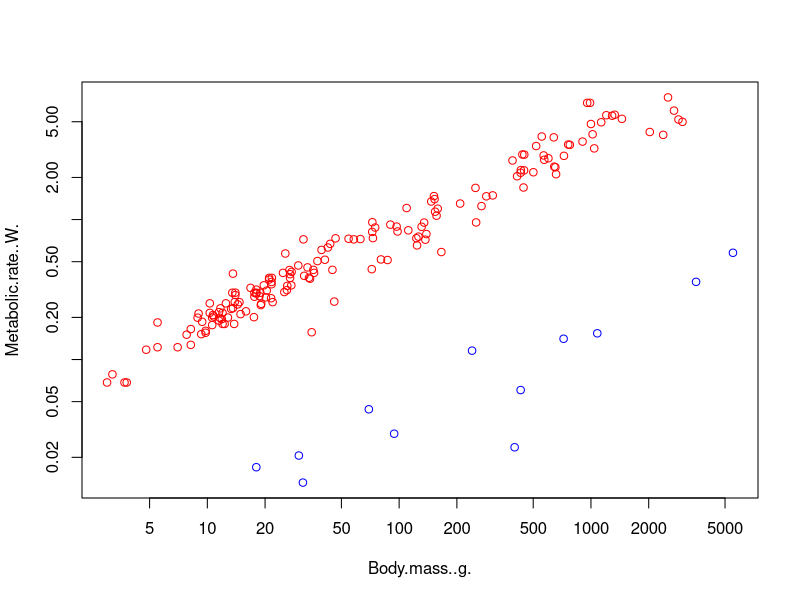
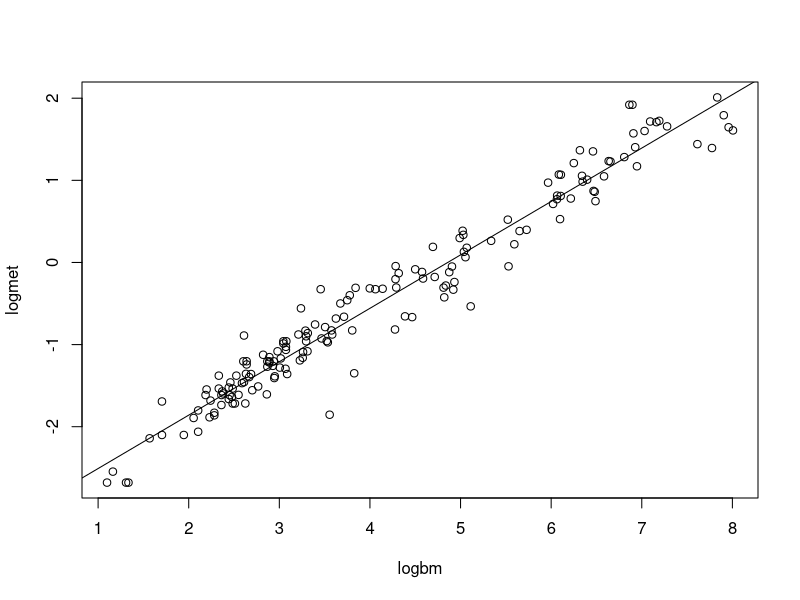
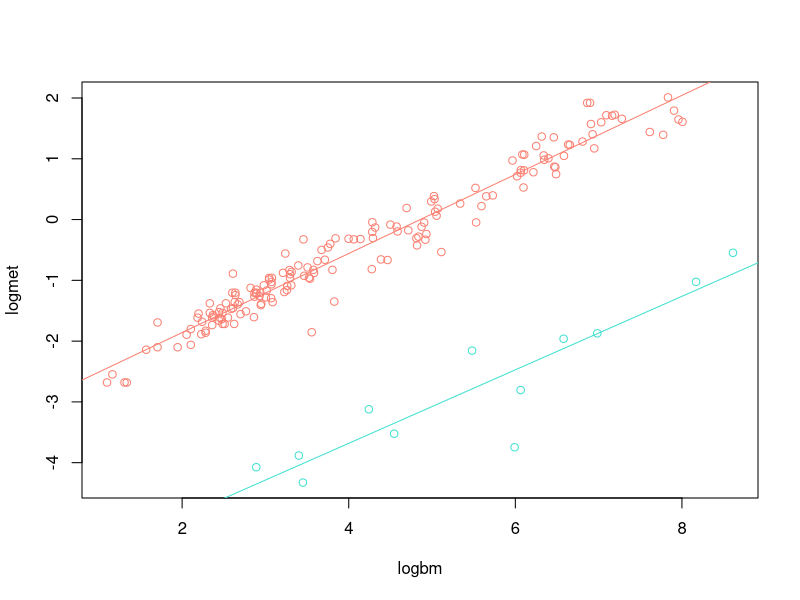
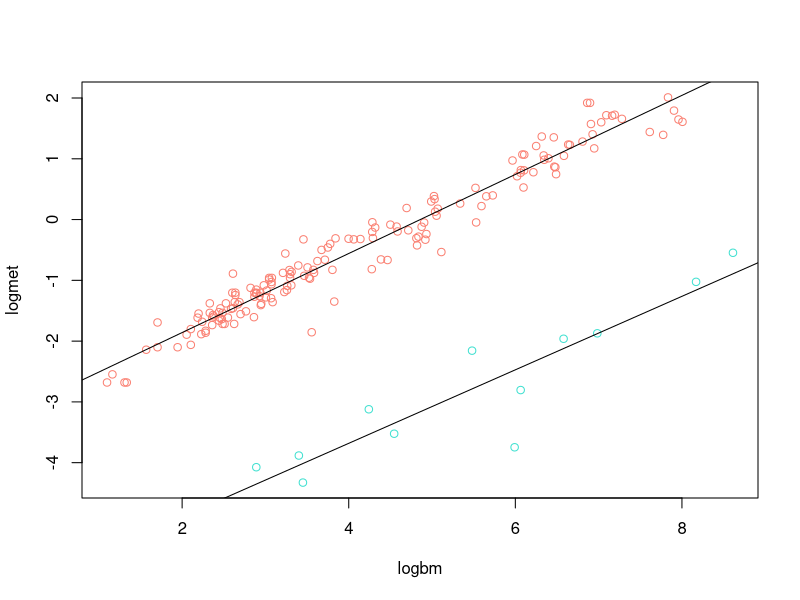
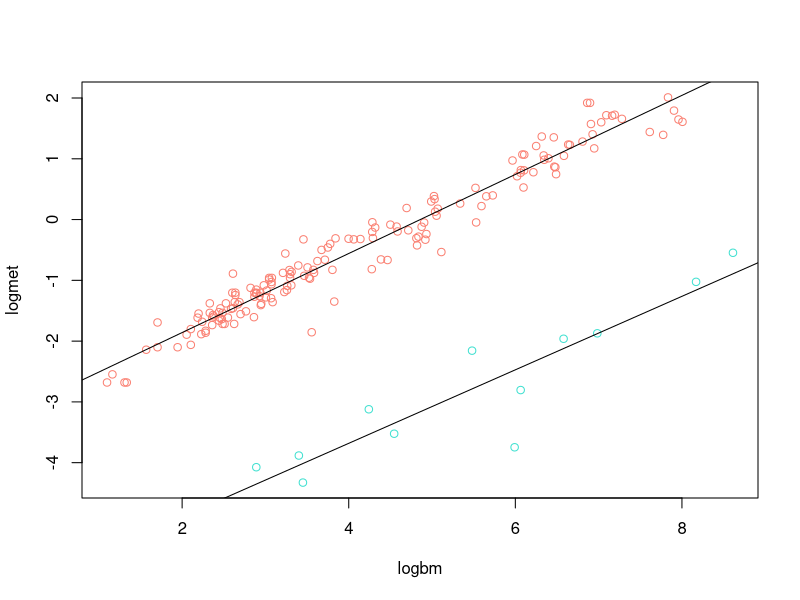

Write R code to recreate these figures, in order. (Note: this script raises an error after producing the figures.)
## For me: recall to  (setq ess-eval-visibly-p t)

## This is a reordered version of Metabolic-rate-example.R,
## It is ordered by importance of the ideas introduced
## (but it breaks the natural flow of the original file)

## PURPOSE of this:
## Illustrate split-apply-combine
## Illustrate dealing with errors and incremental building of code
## Illustrate reading of help
## Use different types of plot for same data


## We want to produce plots of the relationship between
## metabolic rate and body mass, adding regression lines,
## when our data contain birds and reptiles.

######
## What is in the workspace? I want it clean
rm(list = ls())

anage <-  read.table("AnAge_birds_reptiles.txt",
                     header = TRUE, na.strings = "NA")

## Simpler to do it now, so it is available later
anage$logmet <- log(anage$Metabolic.rate..W.)
anage$logbm <- log(anage$Body.mass..g)

## Yes, make sure of this
anage$Class <- factor(anage$Class)

plot(Metabolic.rate..W. ~ Body.mass..g.,
     data = anage,
     col = c("red", "blue")[anage$Class],
     log = "xy")



### Filter
## Either will do. Below (search for "Filter, checking") we examine
## in more detail and go over an apparent error when removing NAs
birds <- anage[anage$Class == "Aves", ]

library(dplyr)
birds2 <- dplyr::filter(anage, Class == "Aves")

### split-apply, vapply, stopifnot: ablines and regression

## Let us learn to do these plots manually
## In this case it is not necessary, but what if you were fitting
## a new, bespoke model?

birds <- dplyr::filter(anage, Class == "Aves")

summary(lm(logmet ~ logbm, birds))

plot(logmet ~ logbm, birds)
abline(lm(logmet ~ logbm, birds))

## ok but ... we want both birds and reptiles
## let's plot both. First, we want the regression lines

mbirds <- lm(logmet ~ logbm,
             data = dplyr::filter(anage, Class == "Aves"))

## similar to
mbirds0 <- lm(logmet ~ logbm,
              data = anage,
              subset = (Class == "Aves"))

stopifnot(
  identical(
    coefficients(mbirds0), coefficients(mbirds)))

mrept <- lm(logmet ~ logbm,
            data = dplyr::filter(anage, Class != "Aves"))

## we will want colors
colors() ## yes, we have a few choices . How do I choose?

## Now, plot the points and then add regression lines
plot(logmet ~ logbm, anage,
     col = c("salmon", "turquoise")[Class])

abline(mbirds, col = "salmon")
abline(mrept, col = "turquoise")


## Too much work.
## A nicer, smarter way?

## I can certainly do this. split-apply(-combine)
lapply(split(anage, anage$Class),
       function(dd) lm(logmet ~ logbm, data = dd))


plot(logmet ~ logbm, anage,
     col = c("salmon", "turquoise")[Class])

lapply(split(anage, anage$Class),
       function(dd)
         abline(lm(logmet ~ logbm, data = dd)))
## OK, looks doable. A few minor tweaks and we are done

############### A tangent
## What about sapply?
## Not a natural thing to do here ?
sapply(split(anage, anage$Class),
       function(dd) lm(logmet ~ logbm, data = dd))

sapply(split(anage, anage$Class),
       function(dd) lm(logmet ~ logbm, data = dd),
       simplify = FALSE)
plot(logmet ~ logbm, anage,
     col = c("salmon", "turquoise")[Class])

sapply(split(anage, anage$Class),
       function(dd) abline(lm(logmet ~ logbm, data = dd)))

## And vapply; too much of a mess here
## and not a natural application
vapply(split(anage, anage$Class),
       function(dd) lm(logmet ~ logbm, data = dd),
       FUN.VALUE = lm(logmet ~ logbm, data = anage))

## However, use vapply whenever you can instead of sapply!
## Lets continue on the tangent here. From the help of sapply

i39 <- sapply(3:9, seq) # list of vectors

sapply(i39, summary)

vapply(i39, summary,
       c(Min. = 0, "1st Qu." = 0, Median = 0,
         mean = 0, "3rd Qu." = 0, Max. = 0))

## What if, by accident, we have different kinds of data?
i39b <- i39
i39b[[2]] <- factor(letters[1:5])

## sapply happily (and incorrectly?) does it
sapply(i39b, summary)

vapply(i39b, summary,
       c(Min. = 0, "1st Qu." = 0, Median = 0,
         mean = 0, "3rd Qu." = 0, Max. = 0))

vapply(i39b, summary,
       rep(0, 6))
## Eh! Pay attention to the message!!
## FUN(X[[2]]) result is length 5
## It is telling us X[[2]]


## And replicate?
replicate(1000, mean(rnorm(100)))

####### End tangent


colores <- c("salmon", "turquoise")

## OK, promising?
plot(logmet ~ logbm, anage, col = colores[Class])

## ;-(
lapply(split(anage, anage$Class),
       function(dd)
         abline(lm(logmet ~ logbm, data = dd),
                col = colores[Class]))

## yes (and get rid of the NULLs)

junk <- lapply(
  split(anage, anage$Class),
  function(dd)
    abline(lm(logmet ~ logbm,
              data = dd),
           col = colores[dd$Class]))


## What did we do? If we get side tracked
dddd <- split(anage, anage$Class)

lapply(dddd, function(u) u$Class)



## see help of "by" for another example
## of extracting coefficients by group



## /split-apply, vapply, stopifnot: ablines and regression


### Filter, checking

## We illustrate making sure to operations yield the same result
## and use this example to illustrate mapply, Map, stopifnot,
## and looking at attributes

anage.clean <- anage[
  complete.cases(
    anage[, c("Class",
              "Metabolic.rate..W.",
              "Body.mass..g.")])
, ]
summary(anage.clean)


anage.clean2 <- na.omit(
  anage[, c("Class", "Metabolic.rate..W.", "Body.mass..g.")])
summary(anage.clean2)

nrow(anage.clean)
nrow(anage.clean2)

stopifnot(nrow(anage.clean) == nrow(anage.clean2))

anage3 <- dplyr::filter(anage,
                        !is.na(Metabolic.rate..W.) &
                          !is.na(Body.mass..g.))

anage4 <- dplyr::filter(anage,
                        !(is.na(Metabolic.rate..W.) |
                            is.na(Body.mass..g.)))

summary(anage3)
summary(anage4)
identical(anage3, anage4)

## Quick and dirty version of expect_true, etc
## ALWAYS add testing code as you go along
stopifnot(identical(anage3, anage4))


## Hummm... What gives here?
identical(anage.clean, anage3)


mapply(identical, anage.clean, anage3)
## or
Map(identical, anage.clean, anage3)


all(mapply(identical, anage.clean, anage3))


## what gives?

attributes(anage.clean)
attributes(anage3)

length(attributes(anage.clean))
length(attributes(anage3))


## Possibly misleading. Not anymore
Map(identical, attributes(anage.clean), attributes(anage3))

names(attributes(anage3))
names(attributes(anage.clean))

stopifnot(all(names(attributes(anage.clean)) == names(attributes(anage3))))

for(att in names(attributes(anage3))) {
  cat("\n attribute ", att, "\n")
  print(identical(attributes(anage3)[[att]],
                  attributes(anage.clean)[[att]]))
}


## here:
## let's use lapply, just to practice

lapply(names(attributes(anage3)),
       function(u) {
         cat("\n attribute ", u, ": ",
             identical(attributes(anage3)[[u]],
                       attributes(anage.clean)[[u]]),
             "\n")
       })

## those NULL: they are ugly!!

## sending to null (or whatever)
null <- lapply(names(attributes(anage3)),
               function(u) {
                 cat("\n attribute ", u, ": ",
                     identical(attributes(anage3)[[u]],
                               attributes(anage.clean)[[u]]),
                     "\n")
               })


## Notes:
##  - check Map vs mapply: where?
##  - what we did? why?
##  - arguments to plot?
##  - where is this file?

## /Filter, checking


### A ggplot2 example

library(ggplot2)

p1 <- ggplot(aes(x = Body.mass..g.,
                 y = Metabolic.rate..W.),
             data = anage) + geom_point()


p1

## how can I use log?

p1 + scale_x_log10() + scale_y_log10()

## conditioning (using facet_wrap; there is also facet_grid)
p1 + scale_x_log10() + scale_y_log10() + facet_wrap( ~ Class)

p1 + scale_x_log10() + scale_y_log10() +
  facet_wrap( ~ Class) +
  geom_smooth(method = "lm")

p1 + scale_x_log10() + scale_y_log10() +
  facet_wrap( ~ Class) +
  geom_smooth(method = "lm", se = FALSE )

## Using color per class. Not using facet_wrap
p2 <- ggplot(aes(x = Body.mass..g.,
                 y = Metabolic.rate..W.,
                 color = Class),
             data = anage) +
  geom_point()
p2

p2 + scale_x_log10() + scale_y_log10() +
  facet_wrap( ~ Class) +
  geom_smooth(method = "lm", se = FALSE )

## single panel
p2 + scale_x_log10() + scale_y_log10() +
  geom_smooth(method = "lm", se = FALSE )

## single panel, use other colors (which are much worse!)

p2 + scale_x_log10() + scale_y_log10() +
  geom_smooth(method = "lm", se = FALSE ) +
  scale_color_manual(values = c("red", "blue"))

library(cowplot)


### Adding a legend interactively

plot(Metabolic.rate..W. ~ Body.mass..g.,
     data = anage,
     col = c("salmon", "darkgreen")[Class],
     pch = c(1, 2)[Class],
     log = "xy")

## Ramon: Remember this won't work in Emacs
## if plotting using xwidgets or essgd or EAF
legend(locator(1), legend = levels(anage$Class),
       col = c("salmon", "darkgreen"),
       pch = c(1, 2))


### Using scatterplot and trying to replicate it using plot



## Did you notice the naming of columns?

library(car)

scatterplot(Metabolic.rate..W. ~ Body.mass..g.,
            data = anage,
            log = "xy")

## too many lines; what are we getting rid of?
scatterplot(Metabolic.rate..W. ~ Body.mass..g.,
            data = anage,
            log = "xy",
            smooth = FALSE)

## But I have birds and reptiles. What is smooth doing?
scatterplot(Metabolic.rate..W. ~
                Body.mass..g. | Class,
            data = anage,
            log = "xy",
            smooth = FALSE)

scatterplot(Metabolic.rate..W. ~
                Body.mass..g. | Class,
            data = anage,
            log = "xy", smooth = TRUE)

## smooth each and add variance
scatterplot(Metabolic.rate..W. ~
                Body.mass..g. | Class,
            data = anage,
            log = "xy",
            smooth = list(smoother = loessLine,
                          var = TRUE))

## smooth explicitly, and remove variance envelope
scatterplot(Metabolic.rate..W. ~
                Body.mass..g. | Class,
            data = anage,
            log = "xy",
            smooth = list(smoother = loessLine
                        ## , var = FALSE ## uncomment if you don't want var.
                        ## , var = TRUE  ## uncomment if you want variance.
                          ))

## Notice colors. Working as expected
scatterplot(Metabolic.rate..W. ~
                Body.mass..g. | Class,
            data = anage,
            log = "xy",
            col = c("orange", "green"))

## But nope, not everything is changeable that way: e.g., cex
scatterplot(Metabolic.rate..W. ~
                Body.mass..g. | Class,
            data = anage,
            log = "xy",
            cex = c(1, 8))

## Oooops
scatterplot(Metabolic.rate..W. ~
                Body.mass..g. | Class,
            data = anage,
            log = "xy",
            cex = c(1, 8)[Class])


## Hummm... does not work
scatterplot(Metabolic.rate..W. ~
                Body.mass..g. | Class,
            data = anage,
            log = "xy",
            cex = c(1, 8)[anage$Class])

## This is no longer relevant as it works
## What is happening here??
## (For details of stringsAsFactors: https://developer.r-project.org/Blog/public/2020/02/16/stringsasfactors/index.html)

## Yes, it is a factor
anage$Class


## Now
plot(Metabolic.rate..W. ~ Body.mass..g.,
     data = anage,
     log = "xy",
     cex = c(1, 3)[anage$Class])

## Does not do what we want
scatterplot(Metabolic.rate..W. ~
                Body.mass..g. | Class,
            data = anage,
            log = "xy",
            cex = c(1, 3)[anage$Class])



## let's try again.
dx <- na.omit(anage[, c("Metabolic.rate..W.",
                        "Body.mass..g.",
                        "Class")])

scatterplot(Metabolic.rate..W. ~
                Body.mass..g. | Class,
            data = dx,
            log = "xy",
            cex = c(1, 3))

cexo <- c(1,3)[dx$Class]

scatterplot(Metabolic.rate..W. ~
                Body.mass..g. | Class,
            data = dx,
            log = "xy",
            cex = cexo) ## OK, I give up



## ## This would break if Class is not a factor
plot(Metabolic.rate..W. ~ Body.mass..g.,
     data = anage,
     col = c("red", "blue")[anage$Class],
     log = "xy")


## legend?
plot(Metabolic.rate..W. ~ Body.mass..g.,
     data = anage,
     col = c("salmon", "darkgreen")[Class],
     pch = c(1, 2)[Class],
     log = "xy")

legend(10, 2, legend = levels(anage$Class),
       col = c("salmon", "darkgreen"),
       pch = c(1, 2))



## Remember: if I want to produce a pdf for real (say, a paper)
## change settings as needed and surround by pdf() and dev.off()

## Also, notice labels of y axis
op <- par(las = 1)

plot(Metabolic.rate..W. ~ Body.mass..g.,
     data = anage,
     col = c("salmon", "darkgreen")[Class],
     pch = c(1, 2)[Class],
     log = "xy")

legend(10, 2, legend = levels(anage$Class),
       col = c("salmon", "darkgreen"),
       pch = c(1, 2))

par(op)







## some more manual work

## todo
## - labels with at to use custom tick marks
## complete cases and table without NAs
## abline for plot for reptiles and aves

plot(logmet ~ logbm, data = anage,
     xlab = "Body mass (g)",
     ylab = " Metabolic rate (W)",
     axes = FALSE)

box()

## help for labels is not very helpful?
## where should we place the labels?

summary(anage)
## range of metabolic rate
exp(seq(from = -4.3, to = 2, length.out = 6))

yv <- c(0.01, 0.05, 0.15, 0.6, 2, 7)
log(yv)

axis(side = 2, at = log(yv), labels = yv)

## Hummm, ugly for several reasons

plot(logmet ~ logbm, data = anage,
     xlab = "Body mass (g)",
     ylab = "Metabolic rate (W)",
     axes = FALSE,
     ylim = c(log(0.01),
              max(anage$logmet)))  ## what happened?

plot(logmet ~ logbm, data = anage,
     xlab = "body mass (g)",
     ylab = " metabolic rate (W)",
     axes = FALSE,
     ylim = c(log(0.01),
              max(anage$logmet, na.rm = TRUE)))

box()
axis(side = 2, at = log(yv), labels = yv)

dev.off()

## changing par
op <- par(las = 1)

plot(logmet ~ logbm, data = anage,
     xlab = "Log body mass (g)", ylab = "Log metabolic rate (W)",
     axes = FALSE, ylim = c(log(0.01), max(anage$logmet, na.rm = TRUE)))
box()
axis(side = 2, at = log(yv), labels = yv)

par(op)
